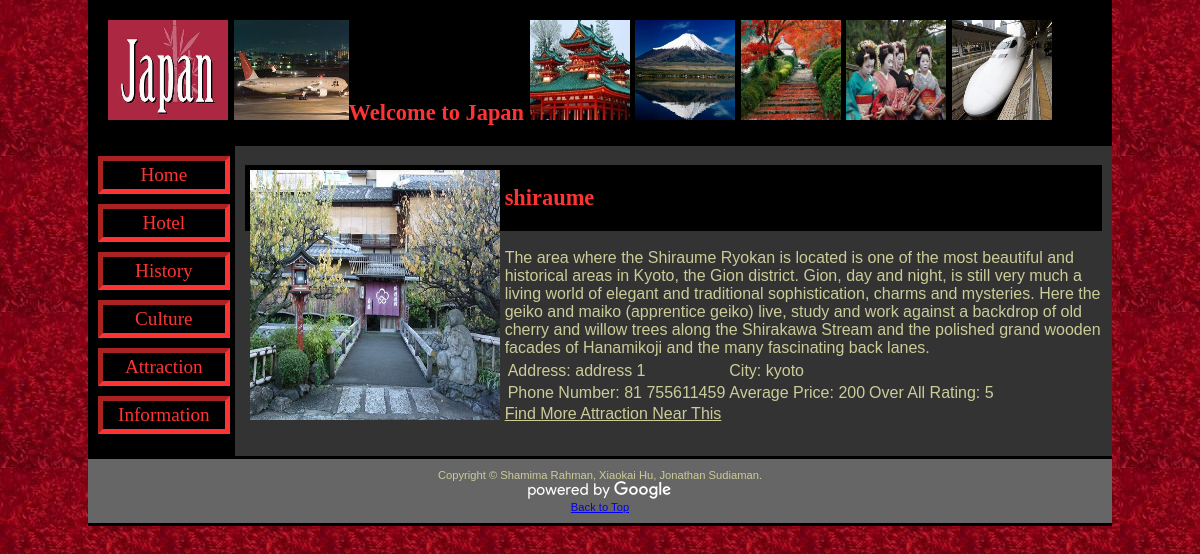
Page /HotelDetail.php?hotelId=1 on the committed database.
### tables this page shows
CREATE TABLE `hoteldetails` (
  `ID` int(8) NOT NULL,
  `Name` text NOT NULL,
  `Address` text NOT NULL,
  `City` text NOT NULL,
  `Phone` text NOT NULL,
  `Price` double NOT NULL,
  `Rate` int(5) NOT NULL,
  `Latitude` double NOT NULL,
  `Longitude` double NOT NULL,
  `PhotoM` text NOT NULL,
  `Description` text NOT NULL,
  PRIMARY KEY (`ID`),
  UNIQUE KEY `ID` (`ID`)
);

### HotelDetail.php (the view, shortened to what this page needs)
<!DOCTYPE html>
<html>
<head>
    <link rel="stylesheet" type="text/css" href="css/reset.css">
    <link rel="stylesheet" type="text/css" href="css/style.css">
</head>
<body>
<h1 id="top"><?php include 'banner.php' ?></h1>
<div id="flexbox">
    <nav><?php include 'navbar.php' ?></nav>
    <main>
        <br>
        <?php
        try {
            $pdo = new PDO('mysql:host=' . DBHOST . ';dbname=' . DBNAME, DBUSER, DBPASS);
            $stmt = $pdo->prepare("SELECT * FROM hoteldetails WHERE ID = ?");
            $stmt->execute([$_GET['hotelId']]);
            if ($row = $stmt->fetch()) {
                ?>
                <img src="<?php echo $row['PhotoM']; ?>" alt="<?php echo $row['Name']; ?>" height="250" width="250"
                     class='floatleft'/>
                <h1><?php echo $row['Name']; ?></h1><br>
                <table>
                    <tr>
                        <p><?php echo $row['Description']; ?></p>
                    </tr>
                    <tr>
                        <td>
                            <p>Address: <?php echo $row['Address']; ?></p>
                        </td>
                        <td>
                            <p>City: <?php echo $row['City']; ?></p>
                        </td>
                    </tr>
                    <tr>
                        <td>
                            <p>Phone Number: <?php echo $row['Phone']; ?></p>
                        </td>
                        <td>
                            <p>Average Price: <?php echo $row['Price']; ?></p>
                        </td>
                        <td>
                            <p>Over All Rating: <?php echo $row['Rate']; ?></p>
                        </td>
                    </tr>
                </table>
                <a href="attraction.php?city=<?php echo $row['City']; ?>"><p>Find More Attraction Near This</p></a>
            <?php }
        } catch (PDOException $e) {
            echo 'Could not connect to the database.';
        } finally {
            $pdo = null;
        } ?>
    </main>
</div>
<footer><?php include 'footer.php' ?></footer>
</body>
</html>

### css/style.css (style rules this page uses)
body { background-image: url(../back4.jpg); color: #333333; font-family: Arial, Verdana, sans-serif; width: 1024px; margin-left: auto; margin-right: auto; }
#flexbox { display: flex; }
table { border-color: #000000; }
h1 { background-color: #000000; color: #ff3333; font-size: 140%; font-family: Georgia, "Times New Roman", serif; padding: 20px; }
nav { float: left; background-color: #000000; color: #ffcc66; font-family: Arial, Verdana, sans-serif; padding-bottom: 6px; }
main { width: 100%; padding: 1px 10px 31px 10px; background-color: #333333; color: #cccc99; }
.floatleft { float: left; padding: 5px; border: 0; }
main a, table a { color: inherit; }
footer, #footer { font-size: .70em; text-align: center; color: #cccc99; background-color: #666666; padding-top: 10px; padding-bottom: 10px; clear: both; border-bottom: 3px solid #000000; border-top: 3px solid #000000; }

### rows in the picture
hoteldetails: PhotoM (picture), Name "shiraume", Description "The area where the Shiraume Ryokan is located is one of the most beautiful and historical areas in Kyoto, the Gion district. Gion, day and night, is still very much a living world of elegant and traditional sophistication, charms and mysteries. Here the geiko and maiko (apprentice geiko) live, study and work against a backdrop of old cherry and willow trees along the Shirakawa Stream and the polished grand wooden facades of Hanamikoji and the many fascinating back lanes.", Address "address 1", City "kyoto", Phone "81 755611459", Price "200", Rate "5"
